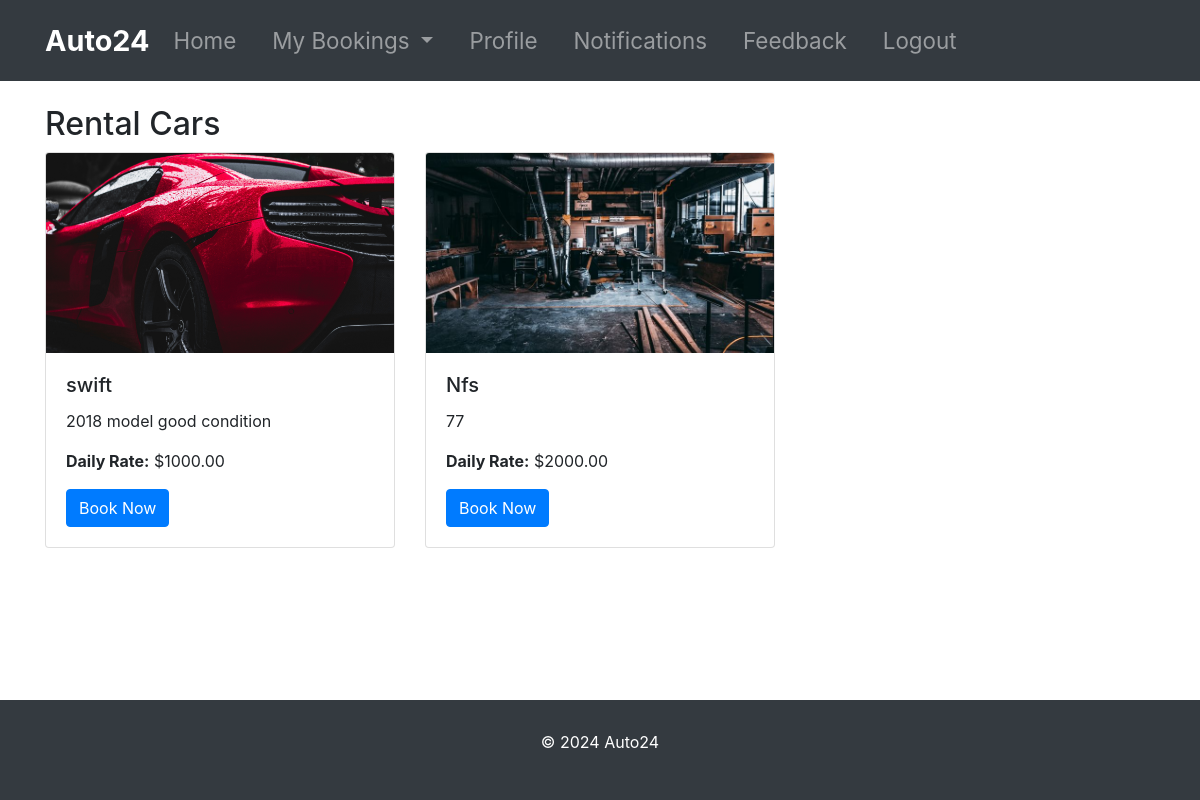
The page /customer/rental-cars/ on the database as committed earlier.
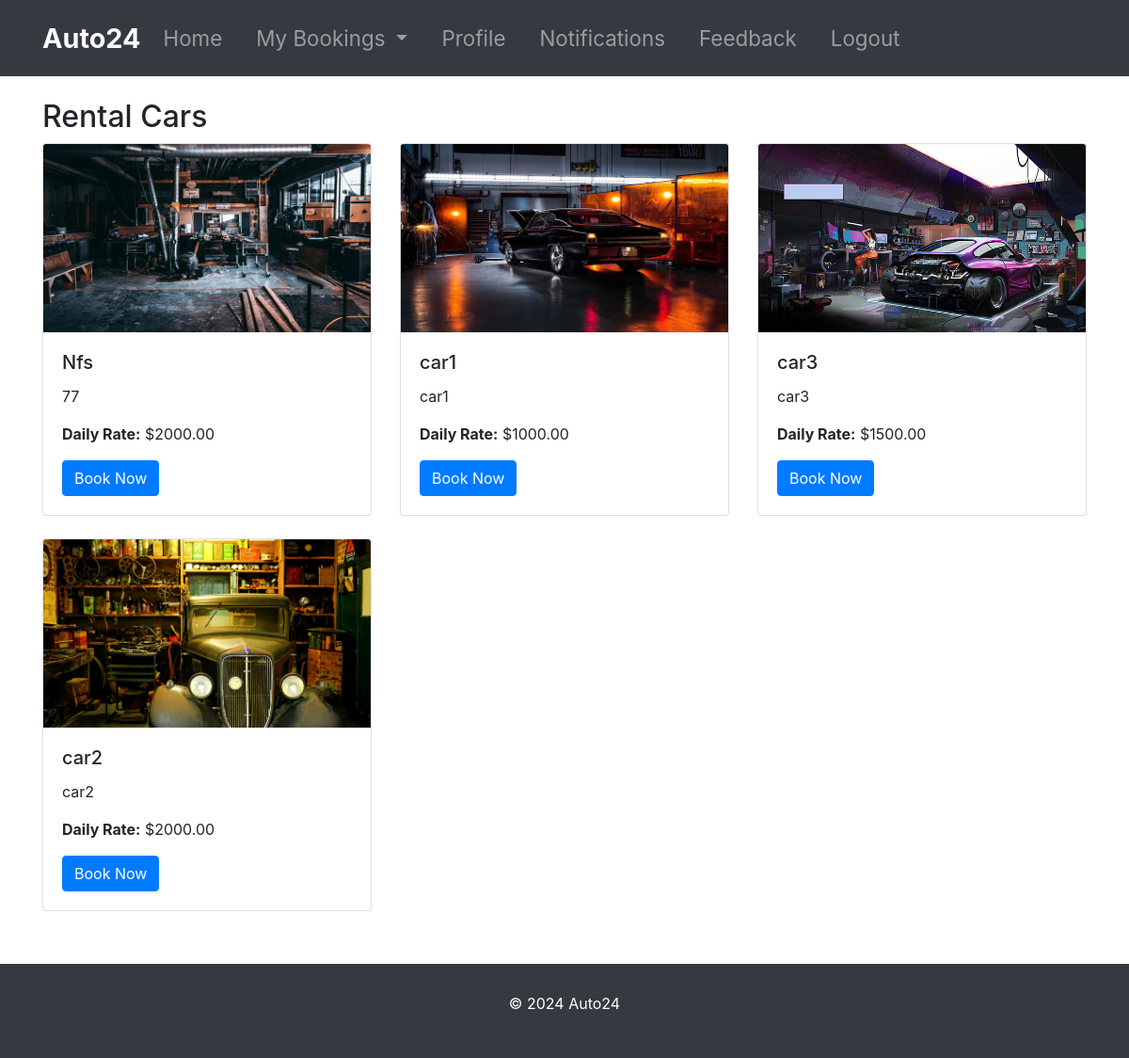
The same page on the database as committed later.
### admin_management/models.py (models this page shows, shortened)
class RentalCar(models.Model):
    name=models.CharField(max_length=100)
    description=models.TextField()
    image=models.ImageField(upload_to='rental_cars/')
    daily_rate=models.DecimalField(max_digits=10,decimal_places=2)
    availability=models.BooleanField(default=True)

### customer_management/views.py (the view)
# urls.py: path('customer/rental-cars/', views.rental_car_list, name='customer_rental_car_list'),
def rental_car_list(request):
    rental_cars = RentalCar.objects.all()
    return render(request, 'customer/rental_cars/rental_car_list.html', {'rental_cars': rental_cars})

### templates/customer/rental_cars/rental_car_list.html (shortened to what this page needs)
{% extends 'customer/base.html' %}
{% block content %}
<div class="container mt-4">
    <h2>Rental Cars</h2>
    <div class="row">
        {% for car in rental_cars %}
            <div class="col-md-4 service-card mb-4">
                <div class="card h-100" style="display: flex; flex-direction: column;">
                    <img src="{{ car.image.url }}" class="card-img-top" alt="{{ car.name }}" style="width: 100%; height: 200px; object-fit: cover;">
                    <div class="card-body">
                        <h5 class="card-title">{{ car.name }}</h5>
                        <p class="card-text">{{ car.description }}</p>
                        <p class="card-text"><strong>Daily Rate:</strong> ${{ car.daily_rate }}</p>
                        <a href="{% url 'book_car' car.id %}" class="btn btn-primary mt-auto">Book Now</a>
                    </div>
                </div>
            </div>
        {% endfor %}
    </div>
</div>
{% endblock %}

### templates/customer/base.html (shortened to what this page needs)
{% load static %}
<!DOCTYPE html>
<html lang="en">
<head>
    <link rel="stylesheet" href="https://stackpath.bootstrapcdn.com/bootstrap/4.5.2/css/bootstrap.min.css">
    <link rel="stylesheet" href="https://cdnjs.cloudflare.com/ajax/libs/font-awesome/5.15.3/css/all.min.css">
</head>
<body>
    <header>
        <nav class="navbar navbar-expand-lg navbar-dark bg-dark">
            <div class="container">
                <a class="navbar-brand" href="#">Auto24</a>
                <div class="collapse navbar-collapse" id="navbarNav">
                    <ul class="navbar-nav mr-auto">
                        <li class="nav-item">
                            <a class="nav-link" href="{% url 'customer_home' %}">Home</a>
                        </li>
                        <li class="nav-item dropdown">
                            <a class="nav-link dropdown-toggle" href="#" id="navbarDropdownMenuLink" role="button" data-toggle="dropdown" aria-haspopup="true" aria-expanded="false">
                                My Bookings
                            </a>
                        </li>
                        <li class="nav-item">
                            <a class="nav-link" href="{% url 'view_customer_profile' %}">Profile</a>
                        </li>
                        <li class="nav-item">
                            <a class="nav-link" href="{% url 'notification_list' %}">Notifications</a>
                        </li>
                        <li class="nav-item">
                            <a class="nav-link" href="{% url 'customer_feedback' %}">Feedback</a>
                        </li>
                        <li class="nav-item">
                            <a class="nav-link" href="{% url 'user_logout' %}">Logout</a>
                        </li>
                    </ul>
                </div>
            </div>
        </nav>
    </header>
    <main>
        {% block content %}
        {% endblock %}
    </main>
    <footer class="footer py-3">
        <div class="container text-center">
            <p>&copy; 2024 Auto24</p>
        </div>
    </footer>
</body>
</html>

### templates/customer/base.html (style rules this page uses)
.navbar { background-color: #343a40; padding: 14px 0; }
.navbar-brand { color: #fff; font-weight: bold; font-size: 1.8rem; }
.navbar-nav .nav-link { color: #fff; font-size: 1.4rem; margin-right: 20px; }
.navbar-collapse { justify-content: flex-end; }
footer.footer { background-color: #343a40; color: #fff; text-align: center; min-height: 100px; display: flex; align-items: center; justify-content: center; }
body { display: flex; flex-direction: column; min-height: 100vh; }
main { flex: 1; margin-bottom: 2rem; }

Rows that differ between the two databases and show on the page:
removed RentalCar: image (picture), name "swift", description "2018 model good condition", daily_rate "1000.00"
added RentalCar: image (picture), name "car1", description "car1", daily_rate "1000.00"
added RentalCar: image (picture), name "car3", description "car3", daily_rate "1500.00"
added RentalCar: image (picture), name "car2", description "car2", daily_rate "2000.00"
